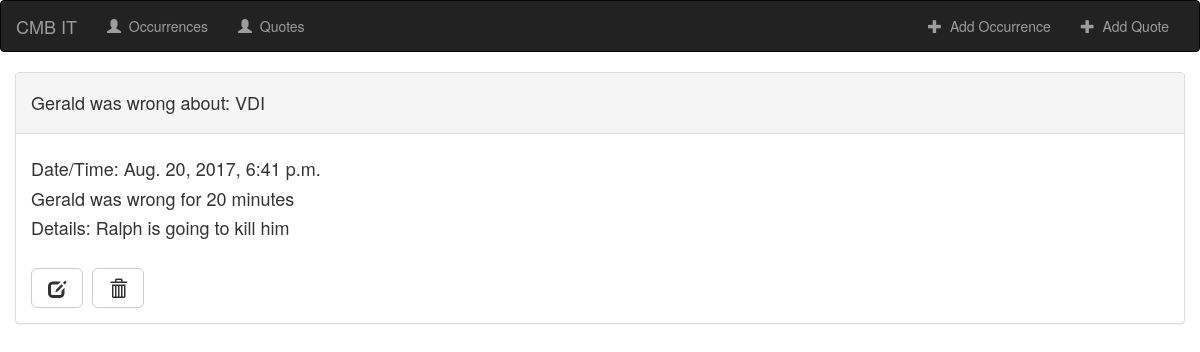
/wrong/20/, run on the app's committed database.
### wrong/models.py (models this page shows, shortened)
class Occurrence(models.Model):
    TimeWrong = models.IntegerField(verbose_name='How Long Was Gerald Wrong (In Minutes)')
    Subject = models.CharField(max_length=100, verbose_name='Enter The Topic Gerald Was Wrong About')
    Details = models.CharField(max_length=500)
    DateTime = models.DateTimeField(default=timezone.now())

### wrong/views.py (the view)
# urls.py: url(r'^wrong/(?P<pk>[0-9]+)/$', views.WrongDetail.as_view(), name='wrong-detail'),
class WrongDetail(generic.DetailView):
    model = Occurrence
    template_name = 'wrong/wrong_detail.html'

### wrong/templates/wrong/wrong_detail.html (shortened to what this page needs)
{% extends 'wrong/base.html' %}
{% block body %}
    <div class="col-md-12">
        <div class="panel panel-default">
            <div class="panel-heading">
                <h4>Gerald was wrong about: {{ object.Subject }}</h4>
            </div>
            <div class="panel-body">
                <h4>Date/Time: {{ object.DateTime }}</h4>
                <h4>Gerald was wrong for {{ object.TimeWrong }} minutes</h4>
                <h4>Details: {{ object.Details }}</h4><br>
                <a href="{% url 'wrong:wrong-update' object.id %}" class="btn btn-default btn-lg" role="button">
                                <span class="glyphicon glyphicon-edit"></span>
                </a>
                <form action="{% url 'wrong:wrong-delete' object.id %}" method="post" style="display: inline;">
                    <button type="submit" class="btn btn-default btn-lg" style="margin-left: 5px">
                        <span class="glyphicon glyphicon-trash"></span>
                    </button>
                </form>
            </div>
        </div>
    </div>
{% endblock %}

### data on the page
Occurrence: Subject "VDI", DateTime "Aug. 20, 2017, 6:41 p.m.", TimeWrong "20", Details "Ralph is going to kill him"
